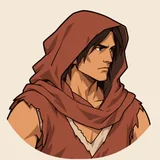
#> input picture prototypes/topdown/assets/portraits/enemy.slinger.webp, 160 x 160 px; its folder holds only this picture in this run
$ python portraits.py
#> lines starting #> are read from the running program, lines starting #| are printed output that depends on the picture
"""Dialogue portraits: the shipped game's painted busts (read-only originals in Avatarrpg/public/art/portraits/), smooth-downscaled once
to 160 px (shown at 5.25 rem, so 2x dpr is crisp) and written as webp to assets/portraits/. Grumbler's bust is an RGBA machine and is
laid on the busts' cream. Run from the topdown folder."""
from pathlib import Path
from PIL import Image
SRC = Path('/home/user/Avatarrpg/public/art/portraits'); OUT = Path(__file__).resolve().parent.parent / 'assets' / 'portraits'
OUT.mkdir(parents=True, exist_ok=True)
for f in sorted(SRC.iterdir()):
    im = Image.open(f).convert('RGBA')
    bg = Image.new('RGBA', im.size, (240, 228, 206, 255)); bg.alpha_composite(im)
#> after `bg = Image.new('RGBA', im.size, (240, 228, 206, 255))`:
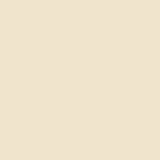
#> bg: PIL image 160x160 RGBA; mean R, G, B, A 240, 228, 206, 255
    bg.convert('RGB').resize((160, 160), Image.LANCZOS).save(OUT / (f.name.rsplit('.', 1)[0] + '.webp'), 'WEBP', quality=84, method=6)
print(sorted(p.name for p in OUT.iterdir()), sum(p.stat().st_size for p in OUT.iterdir()) // 1024, 'KiB')
